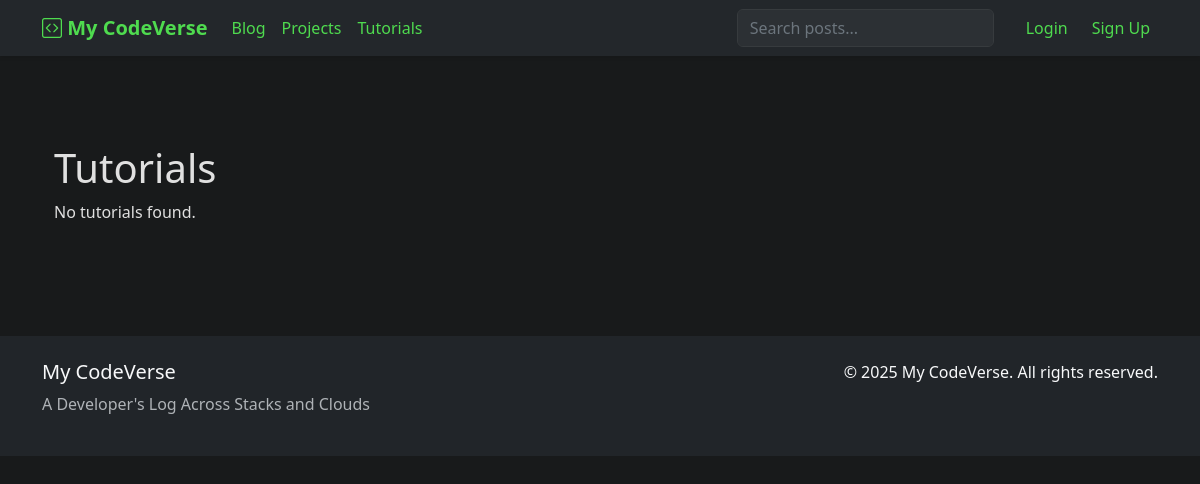
/tutorials/, run on an earlier commit of the app's database.
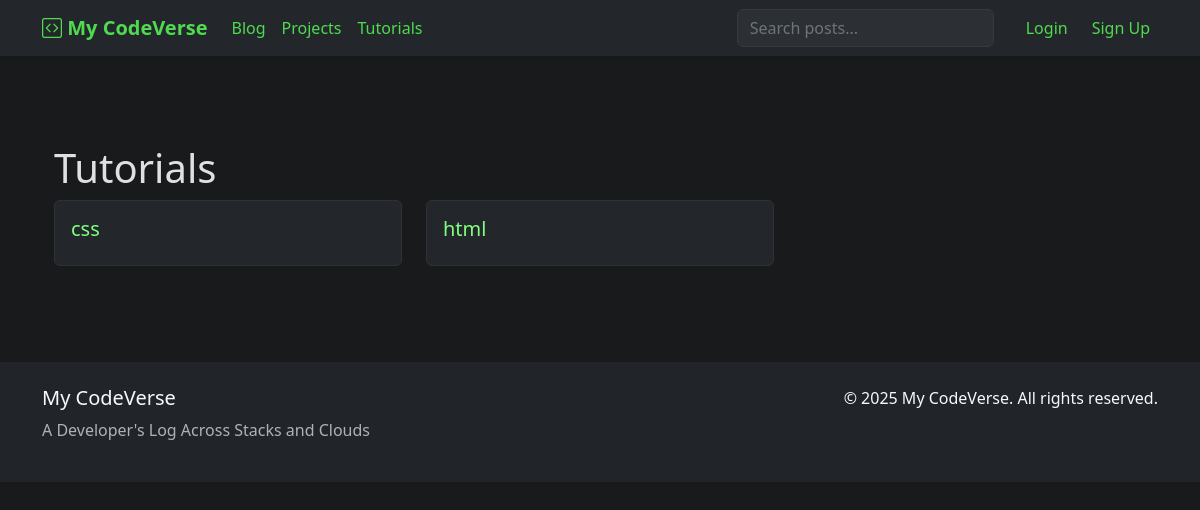
And on a later commit of the database.
### main/models.py (models this page shows, shortened)
class Tutorial(models.Model):
    title = models.CharField(max_length=200)
    description = models.TextField()
    link = models.URLField(blank=True)
    created_at = models.DateTimeField(auto_now_add=True)
    featured = models.BooleanField(default=False)

### main/views.py (the view)
# urls.py: path('tutorials/', views.tutorial_list, name='tutorial_list'),
def tutorial_list(request):
    tutorials = Tutorial.objects.all().order_by('-created_at')
    return render(request, 'tutorial_list.html', {'tutorials': tutorials})

### main/templates/tutorial_list.html (shortened to what this page needs)
{% extends 'base.html' %}
{% block content %}
<div class="container mt-5">
    <h1>Tutorials</h1>
    <div class="row g-4">
        {% for tutorial in tutorials %}
        <div class="col-md-6 col-lg-4">
            <div class="card card-custom h-100">
                <div class="card-body">
                    <h5 class="card-title">{{ tutorial.title }}</h5>
                </div>
            </div>
        </div>
        {% empty %}
        <p>No tutorials found.</p>
        {% endfor %}
    </div>
</div>
{% endblock %}

What changed in the data, as far as the page shows it:
added Tutorial: title "css"
added Tutorial: title "html"
Also different on the page:
text no longer shown: "No tutorials found."
